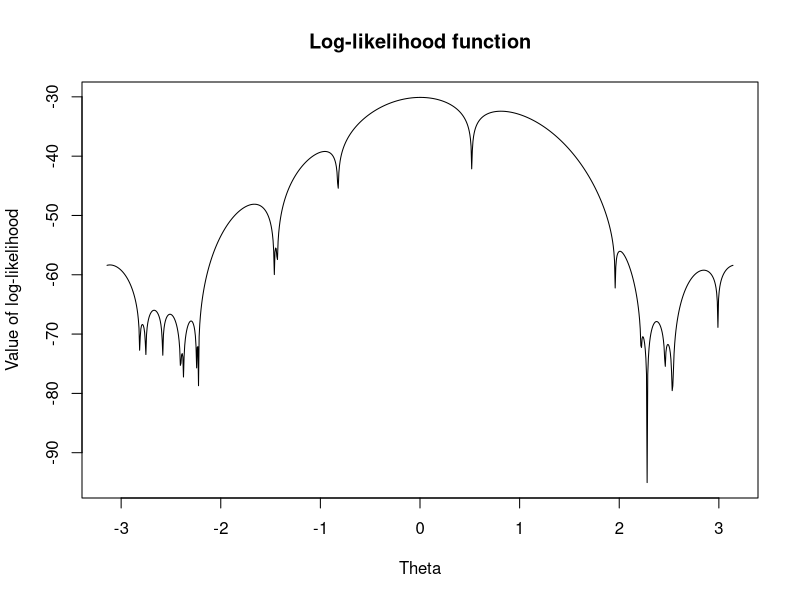
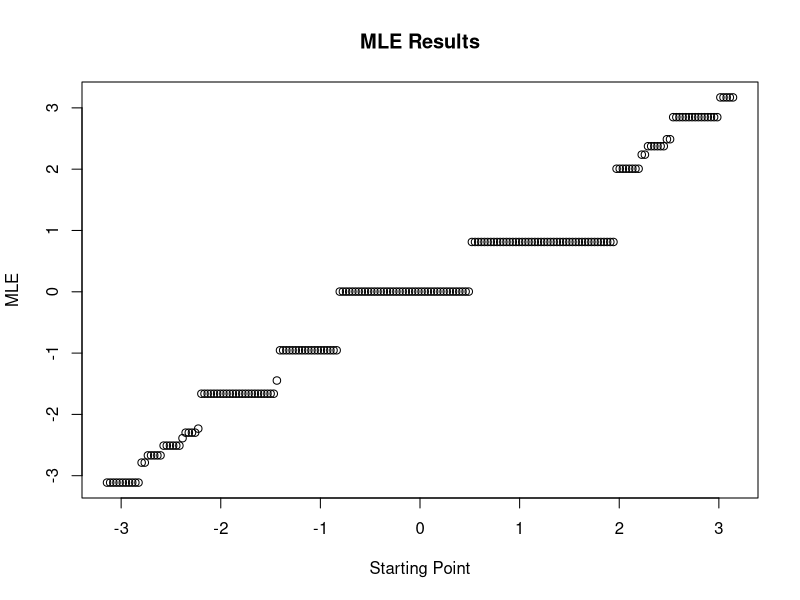

Here is the R script that generated these plots, in order:
## ---- chunk 1
####Q2 a

x2 <- c(3.91,4.85,2.28,4.06,3.70,4.04,5.46,3.53,2.28,1.96,
        2.53,3.88,2.22,3.47,4.82,2.46,2.99,2.54,0.52)
log_likelihood <- function(theta){
  ##l(theta) function of this distribution
  n2 <- length(x2)
  -n2 * log(2*pi) + sum(log(1-(cos(x2-theta))))
}

theta2 <- seq(-pi,pi,length.out = 1000)
log.likelihood <- array()

for (i in 1:length(theta2)){
  log.likelihood[i] <- log_likelihood(theta2[i])
}

##Graph the log-likelihood function
plot(theta2,log.likelihood,type = 'l',
     main = 'Log-likelihood function',
     xlab = 'Theta', ylab = 'Value of log-likelihood')

## ---- chunk 2

##Define the theta moment
moment <-function(theta,SM){
  ## It can be deducted the theta moment by distribution function
  pi+sin(theta)-SM
}

##Get the root of the moment
print(root1<-uniroot(moment,c(0,pi/2),SM=mean(x2))$root)

print(root2<-uniroot(moment,c(pi/2,pi),SM=mean(x2))$root)
## ---- chunk 3
####Q2 c

##Define the fucntion similar as that in Q1
optim_general2<-function(initial){
  g <- function(theta){
    n2 <- length(x2)
    n2*log(2*pi)-sum(log(1-cos(x2-theta)))  
  }
  gr.g <- function(theta){
    
    sum((sin(x2-theta))/(1-cos(x2-theta)))
  }
  hess.g <- function(theta){
    
    tt <- -sum(1/(cos(x2-theta)-1))
    return(matrix(tt,nrow=1))
  }
  zz<-nlminb(initial, g, gr.g, hess.g)
}

##use Moment as starting point
list(optim_general2(root1)$par,optim_general2(root2)$par)

## ---- chunk 4
####Q2 d

##Use -2.7 and 2.7 as starting point
list(optim_general2(-2.7)$par,optim_general2(2.7)$par)
## ---- chunk 5
####Q2 e
starting.value <- seq(-pi,pi,length.out = 200)
Repeat.200 <- array()
for (i in 1:length(starting.value)){
  Repeat.200[i] <- optim_general2(starting.value[i])
}

##plot the distribution of different groups of MLE
plot(starting.value,Repeat.200,main='MLE Results',
     ylab='MLE',xlab='Starting Point')

##Output the whole result
sequence <- matrix(c(1:200),ncol = 1)
Repeat.200 <- matrix(Repeat.200, ncol = 1, byrow = TRUE)
Group <- cbind(sequence,starting.value,Repeat.200)
colnames(Group) <- c('Sequence','Starting','MLE')
print(Group)

##Divide the whole result into groups
Group.1 <- Group[c(1:11), ]
Group.2 <- Group[c(12:13), ]
Group.3 <- Group[c(14:18), ]
Group.4 <- Group[c(19:24), ]
Group.5 <- Group[25, ]
Group.6 <- Group[c(26:29), ]
Group.7 <- Group[30, ]
Group.8 <- Group[c(31:54), ]
Group.9 <- Group[55, ]
Group.10 <- Group[c(56:74), ]
Group.11 <- Group[c(75:116), ]
Group.12 <- Group[c(117:162), ]
Group.13 <- Group[c(163:170), ]
Group.14 <- Group[c(171:172), ]
Group.15 <- Group[c(173:178), ]
Group.16 <- Group[c(179:180), ]
Group.17 <- Group[c(181:195), ]
Group.18 <- Group[c(196:200), ]

Group.1 
Group.2
Group.3 
Group.4 
t(Group.5)
Group.6 
t(Group.7)
Group.8 
t(Group.9)
Group.10 
Group.11 
Group.12 
Group.13 
Group.14 
Group.15 
Group.16 
Group.17 
Group.18

